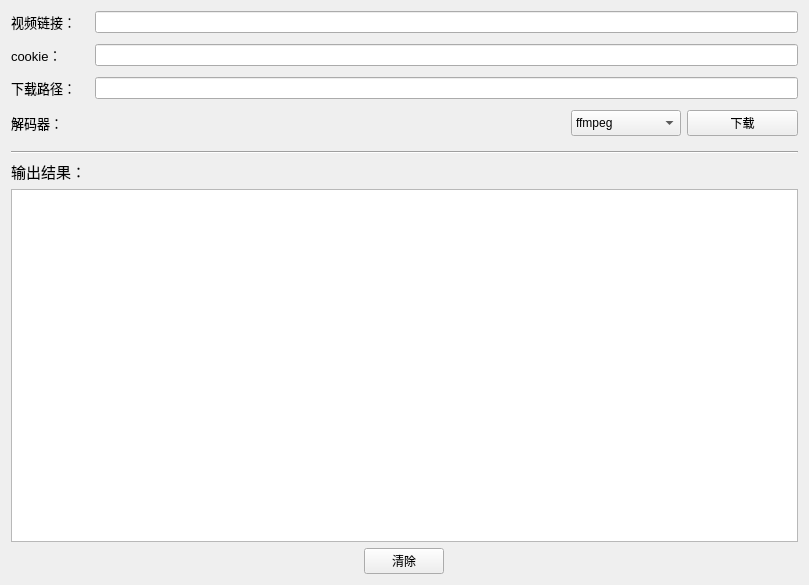
<?xml version="1.0" encoding="UTF-8"?>
<ui version="4.0">
 <class>Form</class>
 <widget class="QWidget" name="Form">
  <property name="geometry">
   <rect>
    <x>0</x>
    <y>0</y>
    <width>809</width>
    <height>585</height>
   </rect>
  </property>
  <property name="windowTitle">
   <string>Bilibili Downloader</string>
  </property>
  <layout class="QVBoxLayout" name="verticalLayout">
   <item>
    <layout class="QHBoxLayout" name="horizontalLayout" stretch="1,9">
     <item>
      <widget class="CaptionLabel" name="label_2">
       <property name="font">
        <font>
         <pointsize>10</pointsize>
        </font>
       </property>
       <property name="text">
        <string>视频链接：</string>
       </property>
      </widget>
     </item>
     <item>
      <widget class="LineEdit" name="urlEdit">
       <property name="text">
        <string/>
       </property>
       <property name="placeholderText">
        <string/>
       </property>
      </widget>
     </item>
    </layout>
   </item>
   <item>
    <spacer name="verticalSpacer_3">
     <property name="orientation">
      <enum>Qt::Orientation::Vertical</enum>
     </property>
     <property name="sizeType">
      <enum>QSizePolicy::Policy::Fixed</enum>
     </property>
     <property name="sizeHint" stdset="0">
      <size>
       <width>20</width>
       <height>5</height>
      </size>
     </property>
    </spacer>
   </item>
   <item>
    <layout class="QHBoxLayout" name="horizontalLayout_2" stretch="1,9">
     <item>
      <widget class="CaptionLabel" name="label_3">
       <property name="minimumSize">
        <size>
         <width>0</width>
         <height>0</height>
        </size>
       </property>
       <property name="font">
        <font>
         <pointsize>10</pointsize>
        </font>
       </property>
       <property name="text">
        <string>cookie：</string>
       </property>
      </widget>
     </item>
     <item>
      <widget class="LineEdit" name="cookieEdit">
       <property name="placeholderText">
        <string/>
       </property>
      </widget>
     </item>
    </layout>
   </item>
   <item>
    <spacer name="verticalSpacer_2">
     <property name="orientation">
      <enum>Qt::Orientation::Vertical</enum>
     </property>
     <property name="sizeType">
      <enum>QSizePolicy::Policy::Fixed</enum>
     </property>
     <property name="sizeHint" stdset="0">
      <size>
       <width>20</width>
       <height>5</height>
      </size>
     </property>
    </spacer>
   </item>
   <item>
    <layout class="QHBoxLayout" name="horizontalLayout_3" stretch="1,9">
     <property name="spacing">
      <number>6</number>
     </property>
     <property name="bottomMargin">
      <number>0</number>
     </property>
     <item>
      <widget class="CaptionLabel" name="label_4">
       <property name="minimumSize">
        <size>
         <width>0</width>
         <height>6</height>
        </size>
       </property>
       <property name="font">
        <font>
         <pointsize>10</pointsize>
        </font>
       </property>
       <property name="text">
        <string>下载路径：</string>
       </property>
      </widget>
     </item>
     <item>
      <widget class="LineEdit" name="outPath"/>
     </item>
    </layout>
   </item>
   <item>
    <spacer name="verticalSpacer">
     <property name="orientation">
      <enum>Qt::Orientation::Vertical</enum>
     </property>
     <property name="sizeType">
      <enum>QSizePolicy::Policy::Fixed</enum>
     </property>
     <property name="sizeHint" stdset="0">
      <size>
       <width>0</width>
       <height>5</height>
      </size>
     </property>
    </spacer>
   </item>
   <item>
    <layout class="QHBoxLayout" name="horizontalLayout_4" stretch="1,4,1,1">
     <property name="bottomMargin">
      <number>9</number>
     </property>
     <item>
      <widget class="CaptionLabel" name="label_5">
       <property name="font">
        <font>
         <pointsize>10</pointsize>
        </font>
       </property>
       <property name="text">
        <string>解码器：</string>
       </property>
      </widget>
     </item>
     <item>
      <spacer name="horizontalSpacer_2">
       <property name="orientation">
        <enum>Qt::Orientation::Horizontal</enum>
       </property>
       <property name="sizeType">
        <enum>QSizePolicy::Policy::Expanding</enum>
       </property>
       <property name="sizeHint" stdset="0">
        <size>
         <width>219</width>
         <height>20</height>
        </size>
       </property>
      </spacer>
     </item>
     <item>
      <widget class="QComboBox" name="comboBox">
       <property name="sizePolicy">
        <sizepolicy hsizetype="Minimum" vsizetype="Minimum">
         <horstretch>0</horstretch>
         <verstretch>0</verstretch>
        </sizepolicy>
       </property>
       <property name="currentText">
        <string>ffmpeg</string>
       </property>
       <property name="placeholderText">
        <string/>
       </property>
       <item>
        <property name="text">
         <string>ffmpeg</string>
        </property>
       </item>
       <item>
        <property name="text">
         <string>moviepy</string>
        </property>
       </item>
      </widget>
     </item>
     <item>
      <widget class="PushButton" name="pushButton">
       <property name="sizePolicy">
        <sizepolicy hsizetype="Minimum" vsizetype="Minimum">
         <horstretch>0</horstretch>
         <verstretch>1</verstretch>
        </sizepolicy>
       </property>
       <property name="minimumSize">
        <size>
         <width>4</width>
         <height>11</height>
        </size>
       </property>
       <property name="text">
        <string>下载</string>
       </property>
      </widget>
     </item>
    </layout>
   </item>
   <item>
    <widget class="Line" name="line">
     <property name="orientation">
      <enum>Qt::Orientation::Horizontal</enum>
     </property>
    </widget>
   </item>
   <item>
    <widget class="CaptionLabel" name="label">
     <property name="font">
      <font>
       <pointsize>11</pointsize>
      </font>
     </property>
     <property name="text">
      <string>输出结果：</string>
     </property>
     <property name="textFormat">
      <enum>Qt::TextFormat::AutoText</enum>
     </property>
     <property name="textInteractionFlags">
      <set>Qt::TextInteractionFlag::LinksAccessibleByKeyboard|Qt::TextInteractionFlag::LinksAccessibleByMouse</set>
     </property>
    </widget>
   </item>
   <item>
    <widget class="QTextBrowser" name="outBrowser">
     <property name="sizePolicy">
      <sizepolicy hsizetype="Expanding" vsizetype="Expanding">
       <horstretch>0</horstretch>
       <verstretch>0</verstretch>
      </sizepolicy>
     </property>
    </widget>
   </item>
   <item>
    <layout class="QHBoxLayout" name="horizontalLayout_7">
     <item>
      <widget class="PushButton" name="clearButton">
       <property name="sizePolicy">
        <sizepolicy hsizetype="Fixed" vsizetype="Fixed">
         <horstretch>0</horstretch>
         <verstretch>0</verstretch>
        </sizepolicy>
       </property>
       <property name="text">
        <string>清除</string>
       </property>
      </widget>
     </item>
    </layout>
   </item>
  </layout>
 </widget>
 <customwidgets>
  <customwidget>
   <class>LineEdit</class>
   <extends>QLineEdit</extends>
   <header>qfluentwidgets</header>
  </customwidget>
  <customwidget>
   <class>PushButton</class>
   <extends>QPushButton</extends>
   <header>qfluentwidgets</header>
  </customwidget>
  <customwidget>
   <class>CaptionLabel</class>
   <extends>QLabel</extends>
   <header>qfluentwidgets</header>
  </customwidget>
 </customwidgets>
 <resources/>
 <connections/>
</ui>
